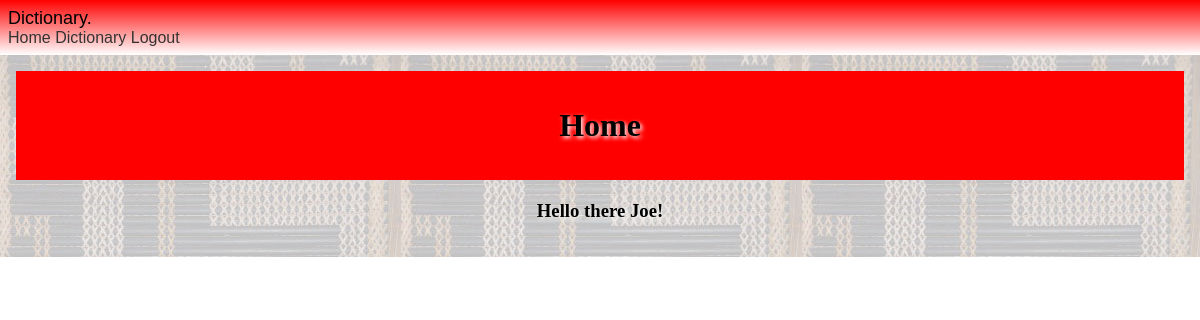
The page / (signed in) on the database as committed earlier.
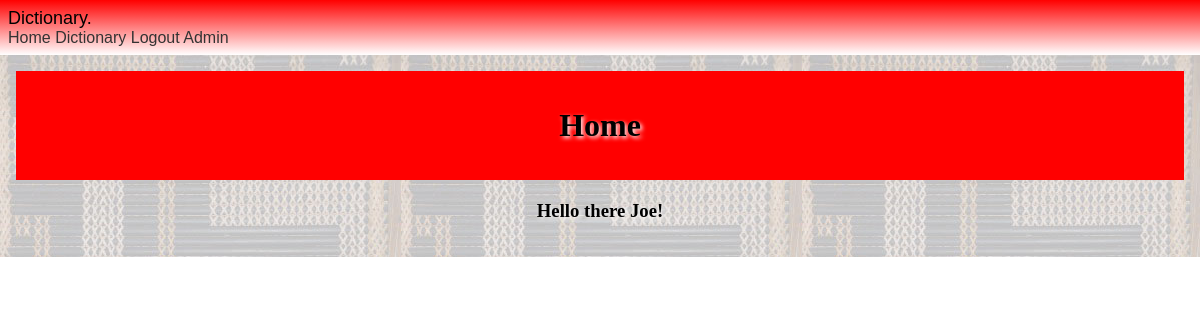
The same page on the database as committed later.
### tables this page shows
CREATE TABLE "user"
(
    id       integer not null
        constraint user_pk
            primary key autoincrement
        constraint user_words_last_edited_fk
            references words (last_edited),
    fname    CHAR(30),
    lname    CHAR(30),
    email    CHAR(30),
    password VARCHAR(300),
    admin    boolean
);

### app.py (the view)
@app.route('/')
def render_home():  # put application's code here
    firstname = ''
    if is_logged_in():
        firstname += session['firstname']
    return render_template("home.html", logged_in=is_logged_in(), adminbool=is_admin(), First_Name=firstname)

### app.py (called while the page is built)
def create_connection(db_file):
    try:
        connection = sqlite3.connect(db_file)
        return connection
    except Error as e:
        print(e)
    return None

def is_logged_in():
    if session.get("email") is None:
        print("not logged in")
        return False
    else:
        print("logged in")
        return True

def is_admin():
    if is_logged_in():
        con = create_connection(DATABASE)
        query = "SELECT admin FROM user WHERE id = ?"
        cur = con.cursor()
        cur.execute(query, (session['user_id'], ))
        user = cur.fetchone()
        admin = user[0]
        con.close()
        return admin
    else:
        return False

### templates/home.html (shortened to what this page needs)
{% extends 'base.html' %}
{% block pageheading %}
Home
{% endblock %}
{% block main %}
    {% if logged_in %}
        <h3>Hello there {{ First_Name }}!</h3>
    {% else %}
        <h3>Hello there!</h3>
    {% endif %}
{% endblock %}

### templates/base.html (shortened to what this page needs)
<!DOCTYPE html>
    <html lang="en">
    <head>
        <link rel="stylesheet" href="https://cdnjs.cloudflare.com/ajax/libs/normalize/8.0.1/normalize.css"/>
        <link href="{{ url_for('static', filename='style.css') }}" rel="stylesheet">
    </head>
    <body>
        <nav>
            <div class="container">
                <div class="navbar-brand">Dictionary.</div>
                <div class="navbar-links">
                    <a href="/">Home</a>
                    <a href="/dictionary/filter_by:1">Dictionary</a>
                    {% if logged_in %}
                        <a href="/logout">Logout</a>
                    {% else %}
                        <a href="/login">Login</a>
                    {% endif %}
                    {% if adminbool == true %}
                        <a href="/admin">Admin</a>
                    {% endif %}
                </div>
            </div>
        </nav>
        <main>
            <header>
               <h1>{% block pageheading %} {% endblock %}</h1>
            </header>
            {% block main %}
            {% endblock %}
        </main>
    </body>
</html>

### static/style.css (style rules this page uses)
* { font-family: Comfortaa, sans-serif; margin: 0; padding: 0; box-sizing: border-box; }
header { grid-area: header; background-color: #f00; padding: 1rem; }
nav { grid-area: nav; }
main { grid-area: main; padding: 1rem; background-color: #edd; }
h1, h2, h3, h4 { padding: 1rem 0; margin: 0.25rem; font-family: 'Suez One', serif; color: #000; text-shadow: 2px 2px 4px #fff; text-align: center; }
a { color: #222; }
@media only screen and (min-width: 768px) { nav { background: linear-gradient(180deg, rgb(255, 0, 0) 0%, rgb(255, 128, 128) 50%, rgb(255, 255, 255) 100%); padding: 0.5rem; } }
@media only screen and (min-width: 768px) { nav a { color: #333333; text-decoration: none; } }
@media only screen and (min-width: 768px) { main { background-image: url('/static/images/poutama.jpg'); } }
.navbar-brand { font-size: large; }

Rows that differ between the two databases and show on the page:
now on this page (row edited): user: fname "Joe"
Other text that changed with them:
{{ First_Name }}: "Joe" → (not shown)
text now shown: "Admin"
